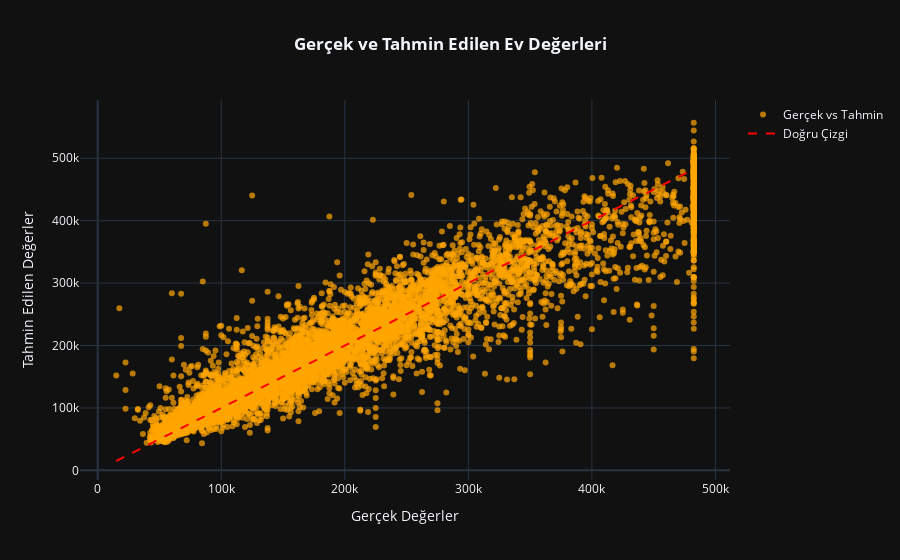

The cell this chart's notebook holds for it:
### Code cell
# Görselleştirme: Tahmin ve Gerçek Değerler Karşılaştırması
fig_comparison = go.Figure()

fig_comparison.add_trace(go.Scatter(
    x=y_test,
    y=y_pred_test,
    mode='markers',
    name='Gerçek vs Tahmin',
    marker=dict(color='orange', opacity=0.7)
))

fig_comparison.add_trace(go.Scatter(
    x=[y_test.min(), y_test.max()],
    y=[y_test.min(), y_test.max()],
    mode='lines',
    name='Trend Çizgisi',
    line=dict(color='red', dash='dash')
))

fig_comparison.update_layout(
    title='<b>Gerçek ve Tahmin Edilen Ev Değerleri</b>',
    xaxis_title='Gerçek Değerler',
    yaxis_title='Tahmin Edilen Değerler',
    template='plotly_dark',
    title_x=0.5
)
fig_comparison.show()

### Figure 1 — Plotly figure (JSON) as saved in the notebook; plotly's stock layout.template omitted (floating-point values rounded to 4 significant figures; data arrays with more than 128 entries replaced by an {"elided": "..."} marker saying what was removed)
{"data": [{"marker": {"color": "orange", "opacity": 0.7}, "mode": "markers", "name": "Gerçek vs Tahmin", "type": "scatter", "x": {"elided": "6192 float values"}, "y": {"elided": "6192 float values"}}, {"line": {"color": "red", "dash": "dash"}, "mode": "lines", "name": "Doğru Çizgi", "type": "scatter", "x": [14999, 482400.0], "y": [14999, 482400.0]}], "layout": {"title": {"text": "<b>Gerçek ve Tahmin Edilen Ev Değerleri</b>", "x": 0.5}, "xaxis": {"title": {"text": "Gerçek Değerler"}}, "yaxis": {"title": {"text": "Tahmin Edilen Değerler"}}}}
